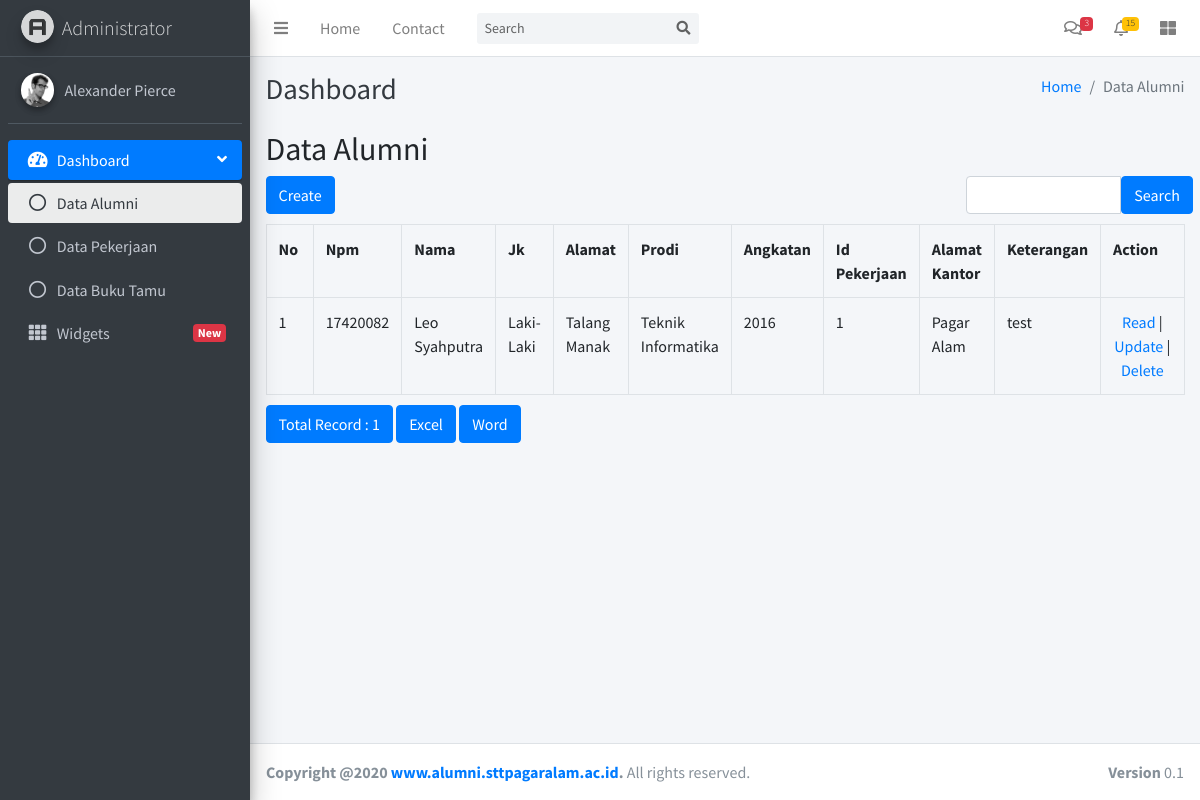
/index.php/alumni, run on the app's committed database.
### tables this page shows
CREATE TABLE IF NOT EXISTS `tb_alumni` (
  `id` int(5) NOT NULL AUTO_INCREMENT,
  `npm` varchar(10) NOT NULL,
  `nama` varchar(25) NOT NULL,
  `jk` varchar(9) NOT NULL,
  `alamat` text NOT NULL,
  `prodi` varchar(25) NOT NULL,
  `angkatan` int(4) NOT NULL,
  `id_pekerjaan` int(5) NOT NULL,
  `alamat_kantor` text NOT NULL,
  `keterangan` text NOT NULL,
  PRIMARY KEY (`id`),
  UNIQUE KEY `npm` (`npm`)
);

### application/controllers/Alumni.php (called while the page is built, shortened)
<?php
class Alumni extends CI_Controller
{
    function __construct()
    {
        $this->load->model('M_alumni');
        $this->load->library('form_validation');
    }
    public function index()
    {
        $q = urldecode($this->input->get('q', TRUE));
        $start = intval($this->input->get('start'));
        if ($q <> '') {
            $config['base_url'] = base_url() . 'alumni/index.html?q=' . urlencode($q);
            $config['first_url'] = base_url() . 'alumni/index.html?q=' . urlencode($q);
        } else {
            $config['base_url'] = base_url() . 'alumni/index.html';
            $config['first_url'] = base_url() . 'alumni/index.html';
        }
        $config['per_page'] = 10;
        $config['page_query_string'] = TRUE;
        $config['total_rows'] = $this->M_alumni->total_rows($q);
        $alumni = $this->M_alumni->get_limit_data($config['per_page'], $start, $q);
        $this->load->library('pagination');
        $this->pagination->initialize($config);
        $data = array(
            'alumni_data' => $alumni,
            'q' => $q,
            'pagination' => $this->pagination->create_links(),
            'total_rows' => $config['total_rows'],
            'start' => $start,
        );
        $this->load->view('adminlte/header');
        $this->load->view('adminlte/navbar');
        $this->load->view('adminlte/sidebar');
        $this->load->view('alumni/tb_alumni_list', $data);
        $this->load->view('adminlte/footer');
    }
}

### index.php (called while the page is built, shortened)
<?php
require_once BASEPATH.'core/CodeIgniter.php';

### application/config/config.php (called while the page is built, shortened)
<?php
$config['base_url'] = 'http://localhost/CI32020/';
$config['index_page'] = 'index.php';
$config['uri_protocol']	= 'REQUEST_URI';
$config['url_suffix'] = '';
$config['language']	= 'english';
$config['charset'] = 'UTF-8';
$config['enable_hooks'] = FALSE;
$config['subclass_prefix'] = 'MY_';
$config['composer_autoload'] = FALSE;
$config['permitted_uri_chars'] = 'a-z 0-9~%.:_\-';
$config['enable_query_strings'] = FALSE;
$config['controller_trigger'] = 'c';
$config['function_trigger'] = 'm';
$config['directory_trigger'] = 'd';
$config['allow_get_array'] = TRUE;
$config['log_threshold'] = 0;
$config['log_path'] = '';
$config['log_file_extension'] = '';
$config['log_file_permissions'] = 0644;
$config['log_date_format'] = 'Y-m-d H:i:s';
$config['error_views_path'] = '';
$config['cache_path'] = '';
$config['cache_query_string'] = FALSE;
$config['encryption_key'] = '';
$config['sess_driver'] = 'files';
$config['sess_cookie_name'] = 'ci_session';
$config['sess_expiration'] = 7200;
$config['sess_save_path'] = NULL;
$config['sess_match_ip'] = FALSE;
$config['sess_time_to_update'] = 300;
$config['sess_regenerate_destroy'] = FALSE;
$config['cookie_prefix']	= '';
$config['cookie_domain']	= '';
$config['cookie_path']		= '/';
$config['cookie_secure']	= FALSE;
$config['cookie_httponly'] 	= FALSE;
$config['standardize_newlines'] = FALSE;
$config['global_xss_filtering'] = FALSE;
$config['csrf_protection'] = FALSE;
$config['csrf_token_name'] = 'csrf_test_name';
$config['csrf_cookie_name'] = 'csrf_cookie_name';
$config['csrf_expire'] = 7200;
$config['csrf_regenerate'] = TRUE;
$config['csrf_exclude_uris'] = array();
$config['compress_output'] = FALSE;
$config['time_reference'] = 'local';
$config['rewrite_short_tags'] = FALSE;
$config['proxy_ips'] = '';

### application/models/M_alumni.php (called while the page is built, shortened)
<?php
class M_alumni extends CI_Model
{
    public $table = 'tb_alumni';
    public $id = 'id';
    public $order = 'DESC';
    function total_rows($q = NULL) {
        $this->db->like('id', $q);
	$this->db->or_like('npm', $q);
	$this->db->or_like('nama', $q);
	$this->db->or_like('jk', $q);
	$this->db->or_like('alamat', $q);
	$this->db->or_like('prodi', $q);
	$this->db->or_like('angkatan', $q);
	$this->db->or_like('id_pekerjaan', $q);
	$this->db->or_like('alamat_kantor', $q);
	$this->db->or_like('keterangan', $q);
	$this->db->from($this->table);
        return $this->db->count_all_results();
    }
    function get_limit_data($limit, $start = 0, $q = NULL) {
        $this->db->order_by($this->id, $this->order);
        $this->db->like('id', $q);
	$this->db->or_like('npm', $q);
	$this->db->or_like('nama', $q);
	$this->db->or_like('jk', $q);
	$this->db->or_like('alamat', $q);
	$this->db->or_like('prodi', $q);
	$this->db->or_like('angkatan', $q);
	$this->db->or_like('id_pekerjaan', $q);
	$this->db->or_like('alamat_kantor', $q);
	$this->db->or_like('keterangan', $q);
	$this->db->limit($limit, $start);
        return $this->db->get($this->table)->result();
    }
}

### application/views/alumni/tb_alumni_list.php (the view, shortened to what this page needs)
 <div class="content-wrapper">
   <div class="content-header">
     <div class="container-fluid">
       <div class="row mb-2">
         <div class="col-sm-6">
           <h1 class="m-0 text-dark">Dashboard</h1>
         </div>
         <div class="col-sm-6">
           <ol class="breadcrumb float-sm-right">
             <li class="breadcrumb-item"><a href="#">Home</a></li>
             <li class="breadcrumb-item active">Data Alumni</li>
           </ol>
         </div>
       </div>
     </div>
   </div>
   <section class="content">
     <div class="container-fluid">
       <h2 style="margin-top:0px">Data Alumni</h2>
       <div class="row" style="margin-bottom: 10px">
           <div class="col-md-4">
               <?php echo anchor(site_url('alumni/create'),'Create', 'class="btn btn-primary"'); ?>
           </div>
           <div class="col-md-4 text-center">
           </div>
           <div class="col-md-1 text-right">
           </div>
           <div class="col-md-3 text-right">
               <form action="<?php echo site_url('alumni/index'); ?>" class="form-inline" method="get">
                   <div class="input-group">
                       <input type="text" class="form-control" name="q" value="<?php echo $q; ?>">
                       <span class="input-group-btn">
                         <button class="btn btn-primary" type="submit">Search</button>
                       </span>
                   </div>
               </form>
           </div>
       </div>
       <table class="table table-bordered" style="margin-bottom: 10px">
           <tr>
               <th>No</th>
	<th>Npm</th>
	<th>Nama</th>
	<th>Jk</th>
	<th>Alamat</th>
	<th>Prodi</th>
	<th>Angkatan</th>
	<th>Id Pekerjaan</th>
	<th>Alamat Kantor</th>
	<th>Keterangan</th>
	<th>Action</th>
           </tr><?php
           foreach ($alumni_data as $alumni)
           {
               ?>
               <tr>
		<td width="80px"><?php echo ++$start ?></td>
		<td><?php echo $alumni->npm ?></td>
		<td><?php echo $alumni->nama ?></td>
		<td><?php echo $alumni->jk ?></td>
		<td><?php echo $alumni->alamat ?></td>
		<td><?php echo $alumni->prodi ?></td>
		<td><?php echo $alumni->angkatan ?></td>
		<td><?php echo $alumni->id_pekerjaan ?></td>
		<td><?php echo $alumni->alamat_kantor ?></td>
		<td><?php echo $alumni->keterangan ?></td>
		<td style="text-align:center" width="200px">
			<?php
			echo anchor(site_url('alumni/read/'.$alumni->id),'Read');
			echo ' | ';
			echo anchor(site_url('alumni/update/'.$alumni->id),'Update');
			echo ' | ';
			echo anchor(site_url('alumni/delete/'.$alumni->id),'Delete','onclick="javasciprt: return confirm(\'Are You Sure ?\')"');
			?>
		</td>
	</tr>
               <?php
           }
           ?>
       </table>
       <div class="row">
           <div class="col-md-6">
               <a href="#" class="btn btn-primary">Total Record : <?php echo $total_rows ?></a>
	<?php echo anchor(site_url('alumni/excel'), 'Excel', 'class="btn btn-primary"'); ?>
	<?php echo anchor(site_url('alumni/word'), 'Word', 'class="btn btn-primary"'); ?>
    </div>
           <div class="col-md-6 text-right">
           </div>
       </div>
</div>
   </section>
 </div>

### application/views/adminlte/header.php (shortened to what this page needs)
<!DOCTYPE html>
<html>
<head>
  <link rel="stylesheet" href="<? echo base_url() ?>assets/plugins/fontawesome-free/css/all.min.css">
  <link rel="stylesheet" href="https://code.ionicframework.com/ionicons/2.0.1/css/ionicons.min.css">
  <link rel="stylesheet" href="<? echo base_url() ?>assets/plugins/tempusdominus-bootstrap-4/css/tempusdominus-bootstrap-4.min.css">
  <link rel="stylesheet" href="<? echo base_url() ?>assets/plugins/icheck-bootstrap/icheck-bootstrap.min.css">
  <link rel="stylesheet" href="<? echo base_url() ?>assets/plugins/jqvmap/jqvmap.min.css">
  <link rel="stylesheet" href="<? echo base_url() ?>assets/dist/css/adminlte.min.css">
  <link rel="stylesheet" href="<? echo base_url() ?>assets/plugins/overlayScrollbars/css/OverlayScrollbars.min.css">
  <link rel="stylesheet" href="<? echo base_url() ?>assets/plugins/daterangepicker/daterangepicker.css">
  <link rel="stylesheet" href="plugins/summernote/summernote-bs4.css">
</head>
<body class="hold-transition sidebar-mini layout-fixed">
<div class="wrapper">

### application/views/adminlte/navbar.php (shortened to what this page needs)
<nav class="main-header navbar navbar-expand navbar-white navbar-light">
  <ul class="navbar-nav">
    <li class="nav-item">
      <a class="nav-link" data-widget="pushmenu" href="#" role="button"><i class="fas fa-bars"></i></a>
    </li>
    <li class="nav-item d-none d-sm-inline-block">
      <a href="index3.html" class="nav-link">Home</a>
    </li>
    <li class="nav-item d-none d-sm-inline-block">
      <a href="#" class="nav-link">Contact</a>
    </li>
  </ul>
  <form class="form-inline ml-3">
    <div class="input-group input-group-sm">
      <input class="form-control form-control-navbar" type="search" placeholder="Search" aria-label="Search">
      <div class="input-group-append">
        <button class="btn btn-navbar" type="submit">
          <i class="fas fa-search"></i>
        </button>
      </div>
    </div>
  </form>
  <ul class="navbar-nav ml-auto">
    <li class="nav-item dropdown">
      <a class="nav-link" data-toggle="dropdown" href="#">
        <i class="far fa-comments"></i>
        <span class="badge badge-danger navbar-badge">3</span>
      </a>
    </li>
    <li class="nav-item dropdown">
      <a class="nav-link" data-toggle="dropdown" href="#">
        <i class="far fa-bell"></i>
        <span class="badge badge-warning navbar-badge">15</span>
      </a>
    </li>
    <li class="nav-item">
      <a class="nav-link" data-widget="control-sidebar" data-slide="true" href="#" role="button">
        <i class="fas fa-th-large"></i>
      </a>
    </li>
  </ul>
</nav>

### application/views/adminlte/sidebar.php
<aside class="main-sidebar sidebar-dark-primary elevation-4">
  <a href="index3.html" class="brand-link">
    <img src="<?php echo base_url(); ?>assets/dist/img/AdminLTELogo.png" alt="AdminLTE Logo" class="brand-image img-circle elevation-3"
         style="opacity: .8">
    <span class="brand-text font-weight-light">Administrator</span>
  </a>
  <div class="sidebar">
    <div class="user-panel mt-3 pb-3 mb-3 d-flex">
      <div class="image">
        <img src="<?php echo base_url(); ?>assets/dist/img/user2-160x160.jpg" class="img-circle elevation-2" alt="User Image">
      </div>
      <div class="info">
        <a href="#" class="d-block">Alexander Pierce</a>
      </div>
    </div>
    <nav class="mt-2">
      <ul class="nav nav-pills nav-sidebar flex-column" data-widget="treeview" role="menu" data-accordion="false">
        <li class="nav-item has-treeview menu-open">
          <a href="#" class="nav-link active">
            <i class="nav-icon fas fa-tachometer-alt"></i>
            <p>
              Dashboard
              <i class="right fas fa-angle-left"></i>
            </p>
          </a>
          <ul class="nav nav-treeview">
            <li class="nav-item">
              <a href="<?echo base_url() ?>index.php/alumni" class="nav-link active">
                <i class="far fa-circle nav-icon"></i>
                <p>Data Alumni</p>
              </a>
            </li>
            <li class="nav-item">
              <a href="<?echo base_url() ?>index.php/Pekerjaan" class="nav-link">
                <i class="far fa-circle nav-icon"></i>
                <p>Data Pekerjaan</p>
              </a>
            </li>
            <li class="nav-item">
              <a href="<?echo base_url() ?>index.php/b_tamu" class="nav-link">
                <i class="far fa-circle nav-icon"></i>
                <p>Data Buku Tamu</p>
              </a>
            </li>
          </ul>
        </li>
        <li class="nav-item">
          <a href="pages/widgets.html" class="nav-link">
            <i class="nav-icon fas fa-th"></i>
            <p>
              Widgets
              <span class="right badge badge-danger">New</span>
            </p>
          </a>
        </li>
      </ul>
    </nav>
  </div>
</aside>

### application/views/adminlte/footer.php (shortened to what this page needs)
<footer class="main-footer">
    <strong>Copyright @<?php echo date('Y'); ?> <a href="www.alumni.sttpagaralam.ac.id"> www.alumni.sttpagaralam.ac.id</a>.</strong>
    All rights reserved.
    <div class="float-right d-none d-sm-inline-block">
      <b>Version</b> 0.1
    </div>
  </footer>
</div>
</body>
</html>

### data on the page
tb_alumni: npm "17420082", nama "Leo Syahputra", jk "Laki-Laki", alamat "Talang Manak", prodi "Teknik Informatika", angkatan "2016", id_pekerjaan "1", alamat_kantor "Pagar Alam", keterangan "test", id "Read", id "Update", id "Delete"

### other printed values
anchor(site_url('alumni/create'),'Create', 'class="btn btn-primary"') "Create"
$total_rows "1"
anchor(site_url('alumni/excel'), 'Excel', 'class="btn btn-primary"') "Excel"
anchor(site_url('alumni/word'), 'Word', 'class="btn btn-primary"') "Word"
